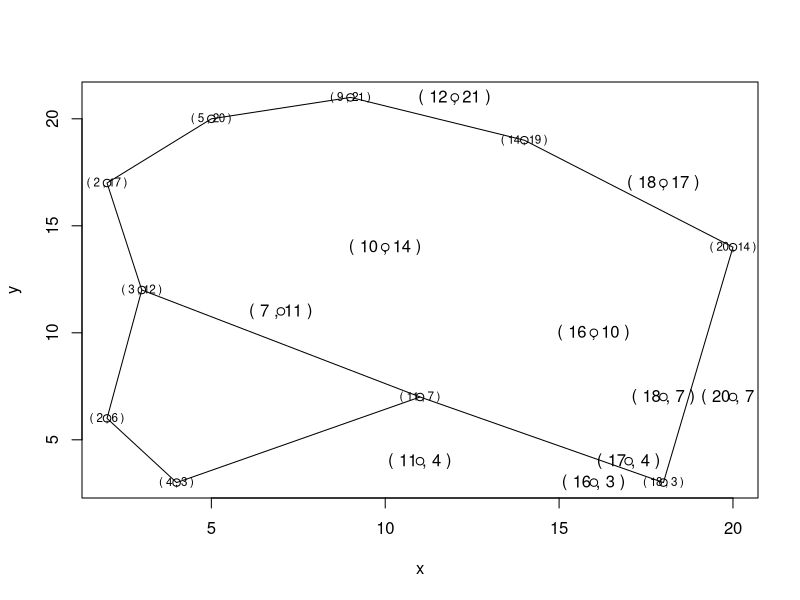

Generate this figure with R:
## ---- chunk 1
x<-c(4,2,3,2,5,9,14,20,18,11)
y<-c(3,6,12,17,20,21,19,14,3,7)
testx<-c(7,10,11,12,16,16,17,18,18,20) 
testy<-c(11,14,4,21,3,10,4,7,17,7)
plot(x,y)
text(x,y,paste("(",x,",",y,")"),cex=0.7)
polygon(x,y)
points(testx,testy)
text(testx,testy,paste("(",testx,",",testy,")"))
lines(c(3,11),c(12,7))
## ---- chunk 2
#I seperate this polydron in two convex polydra
#I reagrange the points of the polydron
x1<-c(2,5,9,14,20,18,11,3,2)
y1<-c(17,20,21,19,14,3,7,12,17)
x2<-c(2,3,11,4,2)
y2<-c(6,12,7,3,6)
#I construt fun1 to calculate the sum of angles of a input point with each point of convex polydron 1
fun1=function(s,v){
  a=vector(mode="numeric",length=0)
  b=vector(mode="numeric",length=0)
  c=vector(mode="numeric",length=0)
  d=vector(mode="numeric",length=0)
  cos=vector(mode="numeric",length=0)
  theta=vector(mode="numeric",length=0)
  for (i in 1:8)
  {
  a[i]=c(x1[i]-s)
  b[i]=c(y1[i]-v)
  c[i]=c(x1[i+1]-s)
  d[i]=c(y1[i+1]-v)
  cos[i]=(a[i]*c[i]+b[i]*d[i])/sqrt((a[i]*a[i]+b[i]*b[i])*(c[i]*c[i]+d[i]*d[i]))
  theta[i]=acos(cos[i])
}
  return(sum(theta))
}
#I construt fun2 to calculate the sum of angles of a input point with each point of convex polydron 2
fun2=function(s,v){
  a=vector(mode="numeric",length=0)
  b=vector(mode="numeric",length=0)
  c=vector(mode="numeric",length=0)
  d=vector(mode="numeric",length=0)
  cos=vector(mode="numeric",length=0)
  theta=vector(mode="numeric",length=0)
  for (i in 1:4)
  {
  a[i]=c(x2[i]-s)
  b[i]=c(y2[i]-v)
  c[i]=c(x2[i+1]-s)
  d[i]=c(y2[i+1]-v)
  cos[i]=(a[i]*c[i]+b[i]*d[i])/sqrt((a[i]*a[i]+b[i]*b[i])*(c[i]*c[i]+d[i]*d[i]))
  theta[i]=acos(cos[i])
}
  return(sum(theta))
}
#if for either polydron 1 or polydron2 the sum of angles is 2pi,the points is in the polydron
determine=vector(mode="numeric",length=0)
for(i in 1:10){
determine[i]=if(fun1(testx[i],testy[i])>=6.28&fun1(testx[i],testy[i])<=6.284)
{
  print("inside")
} else if(fun2(testx[i],testy[i])>=6.28&fun2(testx[i],testy[i])<=6.284){
   print("inside")
  }else{
   print("outside")
  }
}
## ---- chunk 3
output<-cbind(testx,testy,determine)
output
